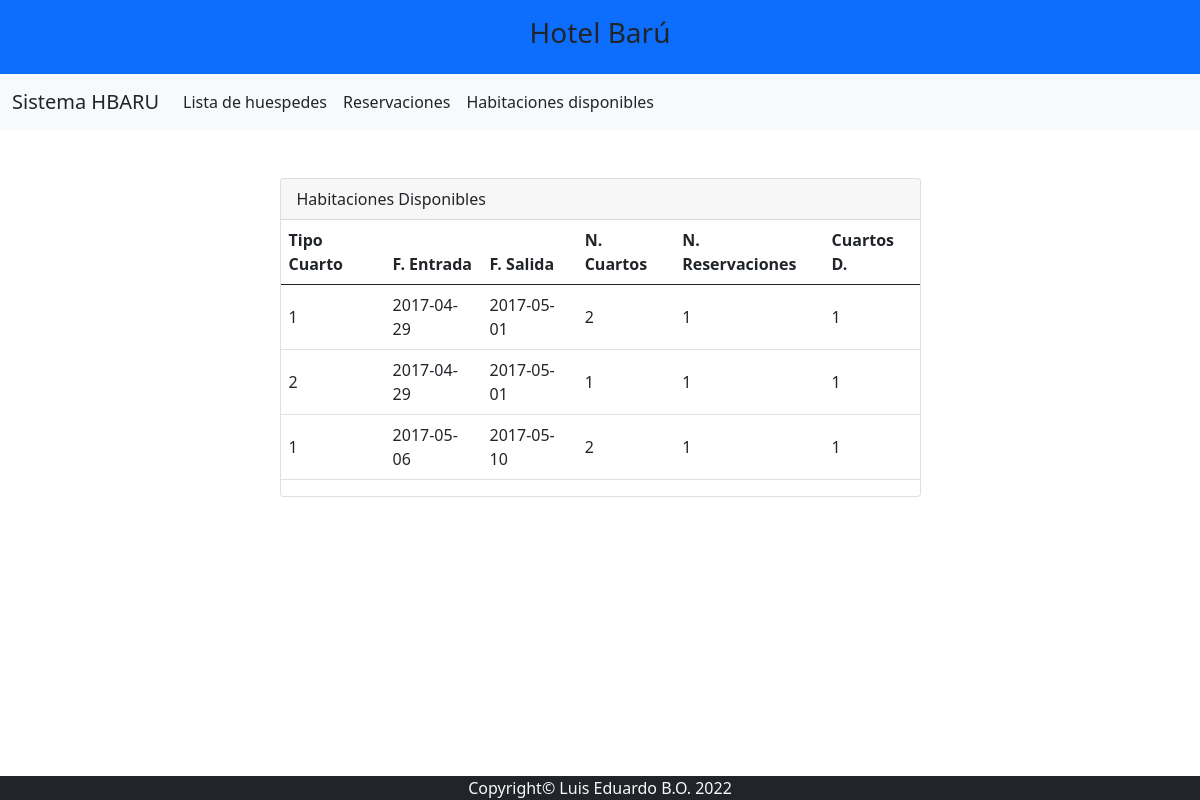
The page /habitacionD.php on the database its author committed.
### tables this page shows
CREATE TABLE `reservation` (
  `id` int(10) NOT NULL,
  `room_type_id` int(10) NOT NULL,
  `startdate` date NOT NULL,
  `enddate` date NOT NULL,
  `admin_id` int(10) NOT NULL
);

CREATE TABLE `rooms_type` (
  `id` int(10) NOT NULL,
  `name` varchar(50) NOT NULL,
  `nof` int(11) NOT NULL
);

### habitacionD.php (the view, shortened to what this page needs)
<?php include 'template/header.php' ?>
<?php
    include_once "model/conexion.php";
    $sentencia = $bd -> query("SELECT r.room_type_id, r.startdate, r.enddate, r.admin_id, rt.nof
    FROM reservation r  INNER JOIN rooms_type rt ON rt.id = r.room_type_id WHERE r.admin_id = 1");
    $persona = $sentencia->fetchAll(PDO::FETCH_OBJ);
?>
<div class="container mt-5">
    <div class="row justify-content-center">
        <div class="col-md-7">
            <div class="card">
                <div class="card-header">
                    Habitaciones Disponibles
                </div>
                <div class="p-20">
                    <table class="table align-middle">
                        <thead>
                            <tr>
                                <th scope="col">Tipo Cuarto</th>
                                <th scope="col">F. Entrada</th>
                                <th scope="col">F. Salida</th>
                                <th scope="col">N. Cuartos</th>
                                <th scope="col">N. Reservaciones</th>
                                <th scope="col">Cuartos D.</th>
                            </tr>
                        </thead>
                        <tbody>
                            <?php
                                foreach($persona as $dato){
                            ?>
                            <tr>
                                <td scope="row"><?php echo $dato->room_type_id; ?></td>
                                <td><?php echo $dato->startdate; ?></td>
                                <td><?php echo $dato->enddate; ?></td>
                                <td><?php echo $dato->nof; ?></td>
                                <td><?php echo $dato->admin_id; ?></td>
                                <td><?php echo 1; ?></td>
                            </tr>
                            <?php
                                }
                            ?>
                        </tbody>
                    </table>
                </div>
            </div>
        </div>
    </div>
</div>
<?php include 'template/footer.php' ?>

### rows shown on the page
reservation: room_type "1", startdate "2017-04-29", enddate "2017-05-01", rooms_type.nof "2", admin "1"
reservation: room_type "2", startdate "2017-04-29", enddate "2017-05-01", rooms_type.nof "1", admin "1"
reservation: room_type "1", startdate "2017-05-06", enddate "2017-05-10", rooms_type.nof "2", admin "1"
